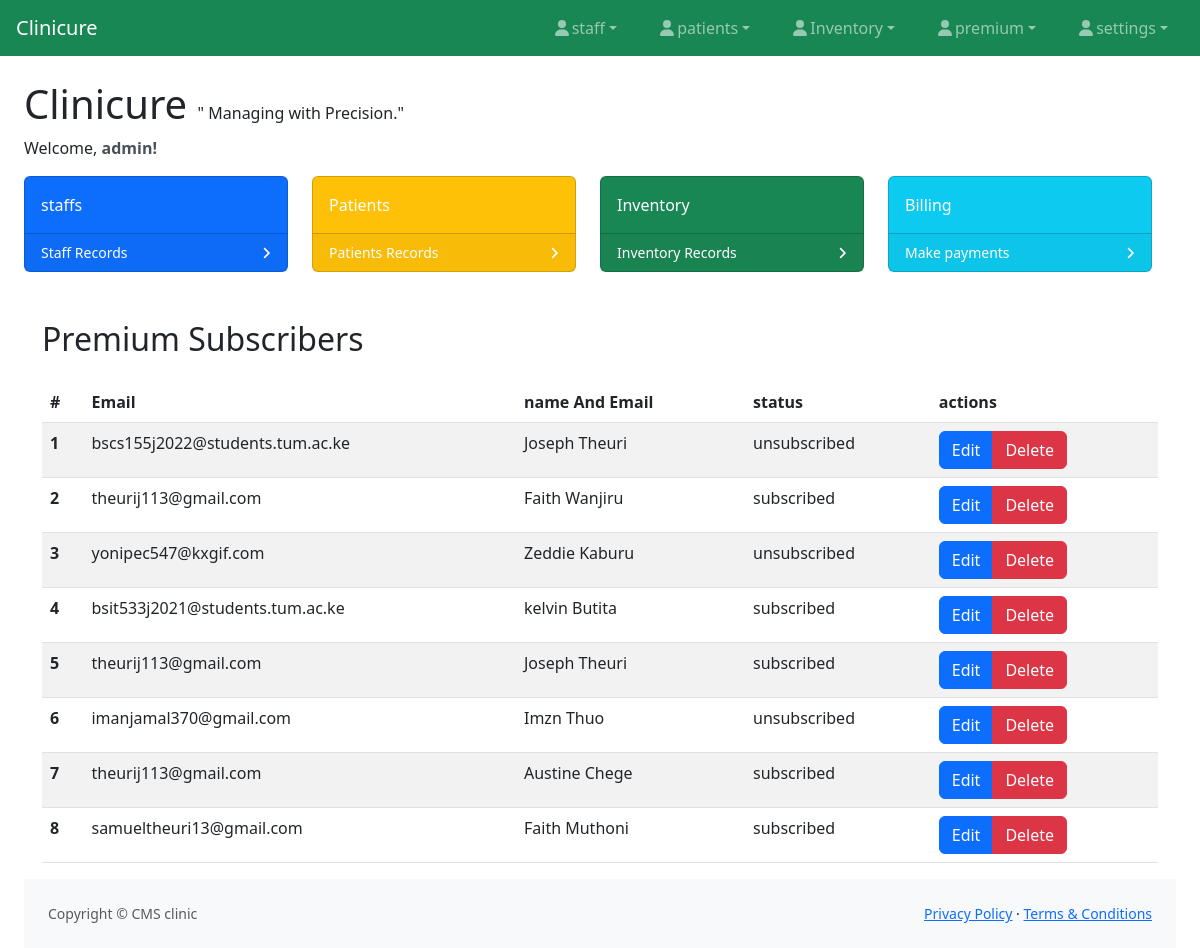
/premium/subsribers/ (signed in), run on the app's committed database.
### premium/models.py (models this page shows, shortened)
class PremiumSubscription(models.Model):
    patient_status = [
        ('subscribed', 'subscribed'),
        ('unsubscribed', 'unsubscribed')
    ]
    patient = models.ForeignKey(patients, on_delete=models.CASCADE)
    subscribed_at = models.DateTimeField(auto_now_add=True)
    email = models.EmailField(blank=True, null=True)
    status = models.CharField(max_length=20, choices=patient_status, default='subscribed')
    age= models.IntegerField

### patients/models.py (models this page shows)
class patients(models.Model):
    GENDER_CHOICES = [
        ('M', 'Male'),
        ('F', 'Female'),
        ('O', 'Other'),
    ]
    date_added = models.DateField(auto_now=True)
    staffs = models.ForeignKey(staffs, on_delete=models.CASCADE, null=True)
    first_name = models.CharField(max_length=100)
    last_name = models.CharField(max_length=100)
    date_of_birth = models.DateField()
    gender = models.CharField(max_length=1, choices=GENDER_CHOICES)
    email = models.EmailField(blank=True, null=True)
    phone_number = models.CharField(max_length=15, blank=True, null=True)
    address = models.TextField(blank=True, null=True)
    def __str__(self):
        return f"{self.first_name} {self.last_name}"

### premium/views.py (the view)
# urls.py: path('subsribers/', views.premium_users, name="subscribers"),
def premium_users(request):
    view = PremiumSubscription.objects.all()
    return render(request, 'subscribers.html', {'subscriber': view})

### premium/templates/subscribers.html (shortened to what this page needs)
{% extends 'base.html' %}
{% block body %}
    <div class="container mt-4">
        <h2 class="mb-4">Premium Subscribers</h2>
        <table class="table table-striped">
            <thead class="thead-dark">
                <tr>
                    <th scope="col">#</th>
                    <th scope="col">Email</th>
                    <th> name And Email</th>
                    <th>status</th>
                    <th>actions</th>
                </tr>
            </thead>
            <tbody>
                {% for y in subscriber %}
                    <tr>
                        <th scope="row">{{ forloop.counter }}</th>
                        <td>{{ y.email }}</td>
                        <td>{{ y.patient }}</td>
                        <td>{{ y.status }}</td>
                        <td>
                             <div class="btn-group" role="group">
                                 <a href="{% url 'premium:update_subscription' y.id %}" class="btn btn-primary">Edit</a>
                                <a href="{% url 'premium:delete_subscription' y.id %}" class="btn btn-danger">Delete</a>
                            </div>
                        </td>
                    </tr>
                {% endfor %}
            </tbody>
        </table>
    </div>
{% endblock %}

### patients/templates/body.html (shortened to what this page needs)
<!DOCTYPE html>
<html lang="en">
<head>
</head>
<body>
 <div class="container-fluid px-4 ">
     <h1 class="mt-4">Clinicure   <span class=" font-italic h6 my-3 ">" Managing with Precision."</span> </h1>
                            {% if user.is_authenticated %}
        <p class="text-dark">Welcome, <strong class="text text-dark-emphasis">{{ user.username }}!</strong></p>
    {% else %}
        <p>Welcome to the dashboard!</p>
    {% endif %}
                        <div class="row col-12 ">
                            <div class="col-xl-3 col-md-6">
                                <div class="card bg-primary text-white mb-4">
                                    <div class="card-body" > {{ staff_count }}  staffs </div>
                                    <div class="card-footer d-flex align-items-center justify-content-between">
                                        <a class="small text-white stretched-link text-decoration-none"  href="{% url 'staff:view_staff' %}">Staff Records</a>
                                        <div class="small text-white"><i class="fas fa-angle-right"></i></div>
                                    </div>
                                </div>
                            </div>
                            <div class="col-xl-3 col-md-6">
                                <div class="card bg-warning text-white mb-4">
                                    <div class="card-body">{{  patient_count }} Patients
                                    </div>
                                    <div class="card-footer d-flex align-items-center justify-content-between">
                                        <a class="small text-white stretched-link text-decoration-none" href="{% url 'patients:view_patients' %}">Patients Records</a>
                                        <div class="small text-white"><i class="fas fa-angle-right"></i></div>
                                    </div>
                                </div>
                            </div>
                            <div class="col-xl-3 col-md-6">
                                <div class="card bg-success text-white mb-4">
                                    <div class="card-body">Inventory</div>
                                    <div class="card-footer d-flex align-items-center justify-content-between">
                                        <a class="small text-white stretched-link text-decoration-none" href="{% url 'inventory:item_list' %}">Inventory Records</a>
                                        <div class="small text-white"><i class="fas fa-angle-right"></i></div>
                                    </div>
                                </div>
                            </div>
                            <div class="col-xl-3 col-md-6">
                                <div class="card bg-info text-white mb-4">
                                    <div class="card-body">Billing</div>
                                    <div class="card-footer d-flex align-items-center justify-content-between">
                                        <a class="small text-white stretched-link text-decoration-none" href="{% url 'stkpush:stk' %}">Make payments</a>
                                        <div class="small text-white"><i class="fas fa-angle-right"></i></div>
                                    </div>
                                </div>
                            </div>
                        </div>
</body>
</html>

### data on the page
PremiumSubscription: email "bscs155j2022@students.tum.ac.ke", patient "Joseph Theuri", status "unsubscribed"
PremiumSubscription: email "theurij113@gmail.com", patient "Faith Wanjiru", status "subscribed"
PremiumSubscription: email "yonipec547@kxgif.com", patient "Zeddie Kaburu", status "unsubscribed"
PremiumSubscription: email "bsit533j2021@students.tum.ac.ke", patient "kelvin Butita", status "subscribed"
PremiumSubscription: email "theurij113@gmail.com", patient "Joseph Theuri", status "subscribed"
PremiumSubscription: email "imanjamal370@gmail.com", patient "Imzn Thuo", status "unsubscribed"
PremiumSubscription: email "theurij113@gmail.com", patient "Austine Chege", status "subscribed"
PremiumSubscription: email "samueltheuri13@gmail.com", patient "Faith Muthoni", status "subscribed"

### other printed values
{{ user.username }} "admin"
